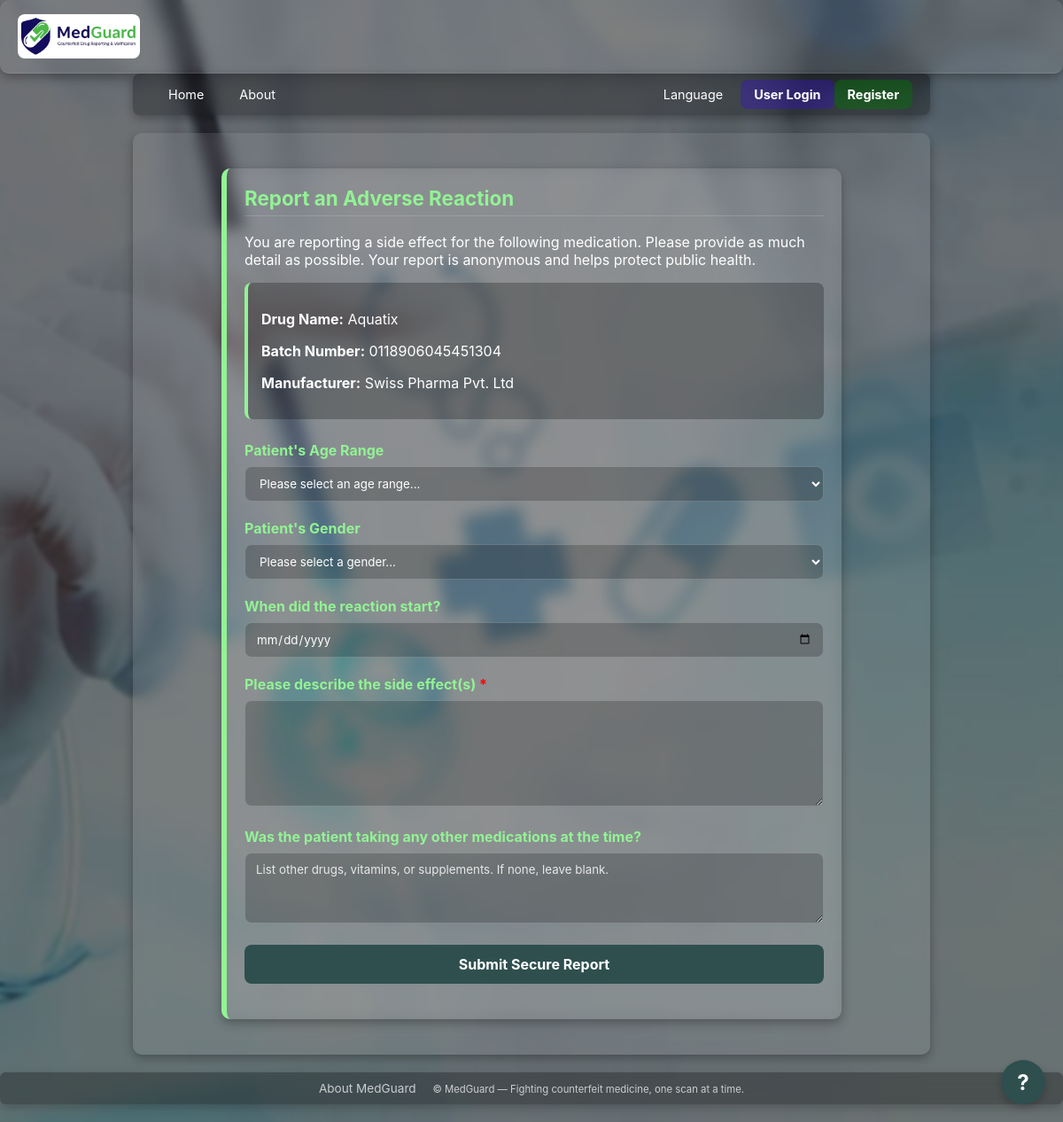
The app's page /report-adr/7 with its own data.
### tables this page shows
CREATE TABLE drugs (
            id INTEGER PRIMARY KEY AUTOINCREMENT,
            name TEXT NOT NULL,
            batch_number TEXT UNIQUE NOT NULL,
            mfg_date TEXT NOT NULL,
            expiry_date TEXT NOT NULL,
            manufacturer TEXT NOT NULL,
            created_at TEXT DEFAULT (datetime('now'))
        );

### backend/app.py (the view)
    @app.route("/report-adr/<int:drug_id>")
    def adr_report_form(drug_id):
        conn = get_db()
        drug = conn.execute("SELECT id, name, batch_number, manufacturer FROM drugs WHERE id = ?", (drug_id,)).fetchone()
        if not drug:
            abort(404)
        return render_template("adr_report.html", drug=drug)

### backend/database.py (called while the page is built)
def get_db():
    if "db" not in g:
        conn = sqlite3.connect(
            cfg.DB_PATH,
            detect_types=sqlite3.PARSE_DECLTYPES,
            timeout=10
        )
        conn.row_factory = sqlite3.Row
        conn.execute("PRAGMA journal_mode=WAL;")
        g.db = conn
    return g.db

### frontend/templates/adr_report.html (shortened to what this page needs)
{% extends "base.html" %} {% block content %}
<div class="panel adr-form-panel">
  <h2>Report an Adverse Reaction</h2>
  <p>
    You are reporting a side effect for the following medication. Please provide
    as much detail as possible. Your report is anonymous and helps protect
    public health.
  </p>
  <div class="drug-info-box" style="margin-bottom: 25px">
    <p><strong>Drug Name:</strong> {{ drug.name }}</p>
    <p><strong>Batch Number:</strong> {{ drug.batch_number }}</p>
    <p><strong>Manufacturer:</strong> {{ drug.manufacturer }}</p>
  </div>
  <form id="adr-form">
    <div class="form-group">
      <label for="patient-age-range">Patient's Age Range</label>
      <select id="patient-age-range" class="input">
        <option value="" disabled selected>
          Please select an age range...
        </option>
      </select>
    </div>
    <div class="form-group">
      <label for="patient-gender">Patient's Gender</label>
      <select id="patient-gender" class="input">
        <option value="" disabled selected>Please select a gender...</option>
      </select>
    </div>
    <div class="form-group">
      <label for="reaction-start-date">When did the reaction start?</label>
      <input type="date" id="reaction-start-date" class="input" />
    </div>
    <div class="form-group">
      <label for="reaction-description"
        >Please describe the side effect(s)
        <span style="color: red">*</span></label
      >
      <textarea
        id="reaction-description"
        class="input"
        style="min-height: 120px"
        required
      ></textarea>
    </div>
    <div class="form-group">
      <label for="other-medications"
        >Was the patient taking any other medications at the time?</label
      >
      <textarea
        id="other-medications"
        class="input"
        placeholder="List other drugs, vitamins, or supplements. If none, leave blank."
        style="min-height: 80px"
      ></textarea>
    </div>
    <button
      type="submit"
      class="btn btn-yellow"
      style="width: 100%; padding: 12px; font-size: 16px"
    >
      Submit Secure Report
    </button>
  </form>
</div>
{% endblock %}

### frontend/static/styles.css (style rules this page uses)
:root { --mg-green: #2f4f4f; --mg-yellow: #92f394; --mg-white: #ffffff; --mg-red: #b45e19; --mg-success: #28a745; }
* { box-sizing: border-box; font-family: Inter, system-ui, -apple-system, Segoe UI, Roboto, Arial, sans-serif; }
body { margin: 0; background: var(--mg-green); color: var(--mg-white); }
.panel { background: rgba(255, 255, 255, 0.05); border-radius: 12px; padding: 20px; margin-bottom: 20px; box-shadow: 0 4px 12px rgba(0, 0, 0, 0.15); border-left: 6px solid var(--mg-yellow); }
.panel h2 { margin-top: 0; color: var(--mg-yellow); font-size: 1.4rem; border-bottom: 1px solid rgba(255, 255, 255, 0.15); padding-bottom: 6px; }
.input { padding: 10px 12px; border-radius: 8px; border: 1px solid rgba(255, 255, 255, 0.2); background: rgba(255, 255, 255, 0.08); color: var(--mg-white); min-width: 220px; }
.input::placeholder { color: #e7e7e7; }
.btn { cursor: pointer; border: none; border-radius: 8px; padding: 10px 14px; font-weight: 700; transition: all 0.2s ease; text-decoration: none !important; }
.btn-yellow { background: var(--mg-green); color: #fff; }

### frontend/templates/adr_report.html (style rules this page uses)
.adr-form-panel { max-width: 700px; margin: 20px auto; }
.form-group { margin-bottom: 20px; }
.form-group label { display: block; margin-bottom: 8px; font-weight: bold; color: var(--mg-yellow); }
.input, select, textarea { width: 100%; background: rgba(0, 0, 0, 0.2); color: #fff; }
.drug-info-box { background: rgba(0, 0, 0, 0.25); border-left: 4px solid var(--mg-yellow); padding: 15px; border-radius: 8px; }

### records on screen
drugs: name "Aquatix", batch_number "0118906045451304", manufacturer "Swiss Pharma Pvt. Ltd"
